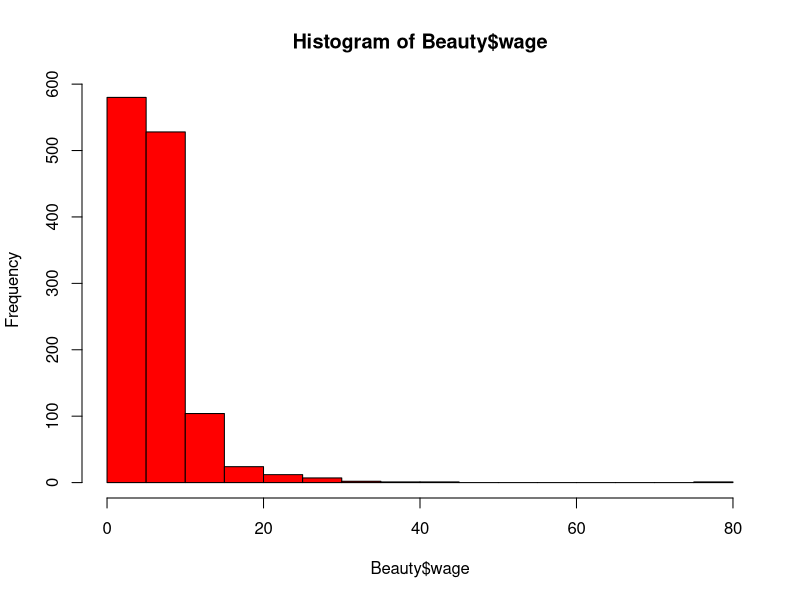

R code for this plot:
### CASO BEAUTY 1

# cargamos datos desde el working directory
library(readxl)
Beauty <- read_excel("../data/Beauty.xlsx")

### distribucion de wage: asimetria derecha hay que tomar logaritmos

hist(Beauty$wage, breaks=15,col="red")

#matriz de correlaciones
round(cor(Beauty),3)

#modelos sencillos
modelo1<-lm(log(wage)~educ, data=Beauty)  #endogeneidad, beta sesgado por omision de variables relevantes, QUE ADEMAS estan correlacionadas con educ
# tmabi???n podr???a haber heterocedasticidad, pero la heterocedasticidad provoca que los betas estimados tengan mayor VARIANZA, pero siguen siendo INSESGADOS

summary(modelo1)

modelo2<-lm(log(wage)~educ+exper+looks, data=Beauty) # interpretacion de betas y en logs x en nivel
summary(modelo2)

# con cuadrados
modelo3<-lm(log(wage)~educ+looks+exper+I(exper^2), data=Beauty) # relacion en forma de U invertida
summary(modelo3)

# donde est??? el efecto maximo de la experiencia en el salario
expermax<--modelo3$coefficients[4]/(2*modelo3$coefficients[5])
expermax

# interaccion entre sexo y educacion
modelo4<-lm(log(wage)~educ*female+exper+looks, data=Beauty) #mayor efecto de educacion en mujeres que en hombres, pero resultado con poca evidencia p<0.10

summary(modelo4)

#fullmodel
modelo5<-lm(log(wage)~., data=Beauty)

summary(modelo5)

# residuos, diferencia entre Y observada e Y ajustada, est???n ya calculados dentro del objeto modelo5

residuos<-modelo5$residuals

# suma de residuos redondeada a 3 decimales

round(sum(residuos),3) # vale 0 pero eso no indica nada, es una consecuencia de estimar el modelo mediante MCO, la suma de residuos SIEMPRE vale 0

# distincion entre guapos y feos
Beauty$Guapo<-ifelse(Beauty$looks>3,1,0)

Beauty$Feo<-ifelse(Beauty$looks<3,1,0)

modelo6<-lm(log(wage)~educ+exper+Guapo+Feo, data=Beauty) # hay "castigo" para feos no hay prima para guapos
summary(modelo6)

# numero de guapos
nrow(Beauty[Beauty$Guapo==1,])